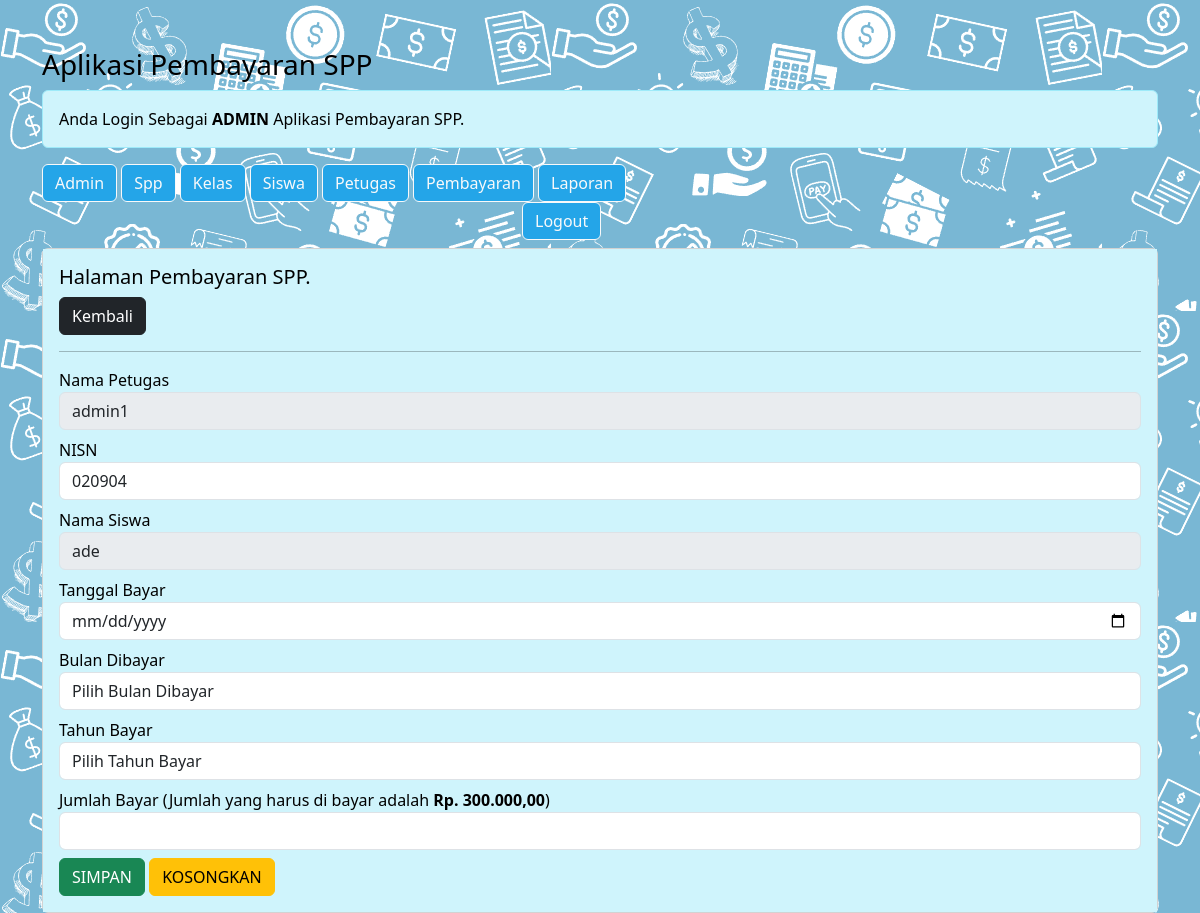
The app's page /pembayaran_spp_ukk/admin/admin.php?url=tambah-pembayaran&nisn=020904 (signed in) with its own data.
### tables this page shows
CREATE TABLE `siswa` (
  `nisn` char(10) NOT NULL,
  `nis` char(8) NOT NULL,
  `password` text NOT NULL,
  `nama` varchar(35) NOT NULL,
  `id_kelas` int(11) NOT NULL,
  `alamat` text NOT NULL,
  `no_telp` varchar(13) NOT NULL,
  `id_spp` int(11) NOT NULL
);

CREATE TABLE `spp` (
  `id_spp` int(11) NOT NULL,
  `tahun` int(11) NOT NULL,
  `nominal` int(11) NOT NULL
);

### pembayaran_spp_ukk/admin/tambah-pembayaran.php (the view, shortened to what this page needs)
<?php
$nisn = $_GET['nisn'];
include'../koneksi.php';
$sql = "SELECT*FROM siswa,spp,kelas WHERE siswa.id_kelas=kelas.id_kelas AND siswa.id_spp=spp.id_spp AND nisn='$nisn'";
$query = mysqli_query($koneksi, $sql);
$data = mysqli_fetch_array($query);
?>
<h5>Halaman Pembayaran SPP.</h5>
<a href="?url=pembayaran" class="btn btn-dark">Kembali</a>
<hr>
<form method="post" action="?url=proses-tambah-pembayaran&nisn=<?= $nisn; ?>">
 <div class="form-group mb-2">
 	<label>Nama Petugas</label>
 	<input value="<?= $_SESSION['nama_petugas'] ?>" disabled class="form-control" required>
 </div>
 <div class="form-group mb-2">
 	<label>NISN</label>
    <input readonly name="nisn" value="<?= $data['nisn'] ?>" type="text" class="form-control" required>
 </div>
  <div class="form-group mb-2">
   <label>Nama Siswa</label>
    <input disabled value="<?= $data['nama'] ?>" type="text" class="form-control" required>
 </div>
 <div class="form-group mb-2">
   <label>Tanggal Bayar</label>
   <input type="date" name="tgl_bayar"class="form-control" required>
 </div>
 <div class="form-group mb-2">
    <label>Bulan Dibayar</label>
    <select name="bulan_dibayar" class="form-control" required>
       <option value="">Pilih Bulan Dibayar</option>
    </select>
 </div>
 <div class="form-group mb-2">
    <label>Tahun Bayar</label>
    <select name="tahun_dibayar" class="form-control" required>
       <option value="">Pilih Tahun Bayar</option>
    </select>
 </div>
<div class="form-group mb-2">
   <label>Jumlah Bayar (Jumlah yang harus di bayar adalah <b>Rp. <?=number_format($data['nominal'],2,',','.') ?></b>)</label>
    <input type="number" name="jumlah_bayar" min="<?=($data['nominal']) ?>" max="<?= ($data['nominal']) ?>"class="form-control" required>
 </div>
 <div class="form-group">
 	<button type="submit" class="btn btn-success"> SIMPAN </button>
 	<button type="reset" class="btn btn-warning"> KOSONGKAN </button>
 </div>
</form>

### records on screen
siswa: nisn "020904", nama "ade", id_spp.nominal "300.000,00"
